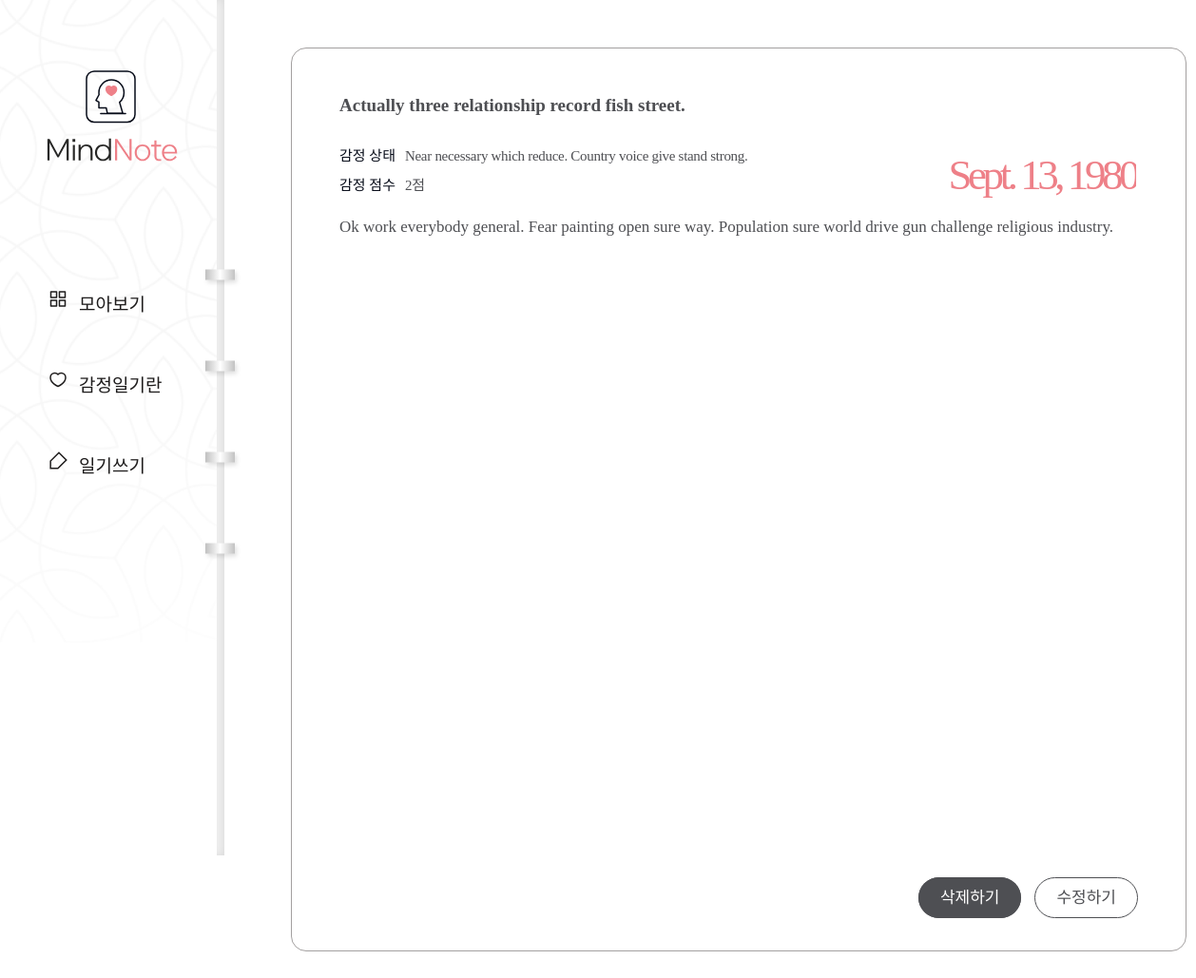
The app's page /diary/page/9 with its own data.
### diary/models.py (models this page shows, shortened)
class Page(models.Model):
    title = models.CharField(max_length=100, validators=[validate_no_hash])
    content = models.TextField(validators=[validate_no_hash])
    feeling = models.CharField(
        max_length=80, validators=[validate_no_hash, validate_no_numbers]
    )
    score = models.IntegerField(validators=[validate_score])
    dt_created = models.DateField()

### diary/views.py (the view)
# urls.py: path("diary/page/<int:page_id>", views.page_detail, name="page-detail"),
def page_detail(request, page_id):
    object = Page.objects.get(id=page_id)
    return render(request, "diary/page_detail.html", {"object": object})

### diary/templates/diary/page_detail.html
{% extends './base.html' %}
{% block content %}
  <div class="wrap-notetext">
    <div class="notetext">
      <div class="text-box">
        <h2>{{ object.title }}</h2>
        <div class="state">
          <p>감정 상태</p>
          <span>{{ object.feeling }}</span>
        </div>
        <div class="score">
          <p>감정 점수</p>
          <span>{{ object.score }}점</span>
        </div>
        <div class="date">
          <span>{{ object.dt_created }}</span>
        </div>
        <div class="detail">{{ object.content|linebreaksbr }}</div>
        <div class="notetext-btn">
          <ul>
            <li><a href="{% url 'page-delete' object.id %}">삭제하기</a></li>
            <li><a href="{% url 'page-update' object.id %}">수정하기</a></li>
          </ul>
        </div>
      </div>
    </div>
  </div>
{% endblock content %}

### diary/static/diary/css/styles.css (style rules this page uses)
h1,h2,h3,p,a,ul,li { margin: 0; padding: 0; font-family: 'NanumSquare'; list-style: none; text-decoration: none; outline: none; }
html { position: relative; min-height: 100%; margin: 0; }
body { margin: 0; padding: 0; -webkit-font-smoothing: antialiased; -moz-osx-font-smoothing: auto; }
.wrap-notetext { padding-left: 236px; padding-top: 50px; padding-bottom: 150px; }
.notetext { margin: 0 70px; }
.text-box { position: relative; width: 840px; height: 100%; min-height: 800px; max-height: 1040px; margin: 0 auto; padding: 49px 50px 100px; border-radius: 16px; border: solid 1px #a3a0a0; background-color: #ffffff; }
.text-box h2 { padding-bottom: 30px; font-family: 'NanumBarunpen'; color: #4e4f53; font-size: 19px; font-weight: bold; }
.text-box .state p { display: inline-block; font-family: 'NanumSquare'; color: #060b18; font-size: 15px; }
.text-box .state span { padding-left: 6px; font-family: 'NanumBarunpen'; color: #4e4f53; font-size: 15px; letter-spacing: -0.29px; }
.text-box .score { padding: 10px 0 20px; }
.text-box .score p { display: inline-block; font-family: 'NanumSquare'; color: #060b18; font-size: 15px; }
.text-box .score span { padding-left: 6px; font-family: 'NanumBarunpen'; color: #4e4f53; font-size: 15px; letter-spacing: -0.29px; }
.text-box .date { overflow: hidden; position: absolute; top: 107px; right: 52px; }
.text-box .date span { float: left; font-family: 'NanumSquare'; color: #ee8088; font-size: 45px; letter-spacing: -4.47px; }
.text-box .detail { overflow-y: scroll; max-height: 800px; font-family: 'NanumBarunpen'; color: #4e4f53; font-size: 17px; line-height: 1.8; }
.text-box .notetext-btn { position: absolute; right: 50px; bottom: 45px; }
.text-box .notetext-btn li { display: inline-block; }
.text-box .notetext-btn li a { padding: 11px 22px; font-family: 'NanumSquare'; color: #fff; font-size: 17px; background-color: #4e4f53; border: solid 1px #4e4f53; border-radius: 22.5px; }
.text-box .notetext-btn li:last-child a { margin-left: 10px; color: #4e4f53; background-color: transparent; }

### records on screen
Page: title "Actually three relationship record fish street.", feeling "Near necessary which reduce. Country voice give stand strong.", score "2", dt_created "Sept. 13, 1980", content "Ok work everybody general. Fear painting open sure way. Population sure world drive gun challenge religious industry."
